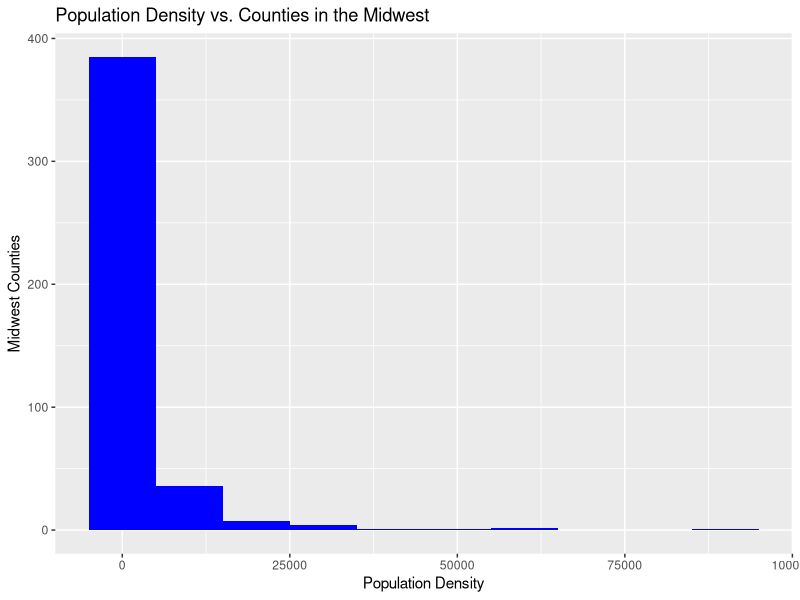
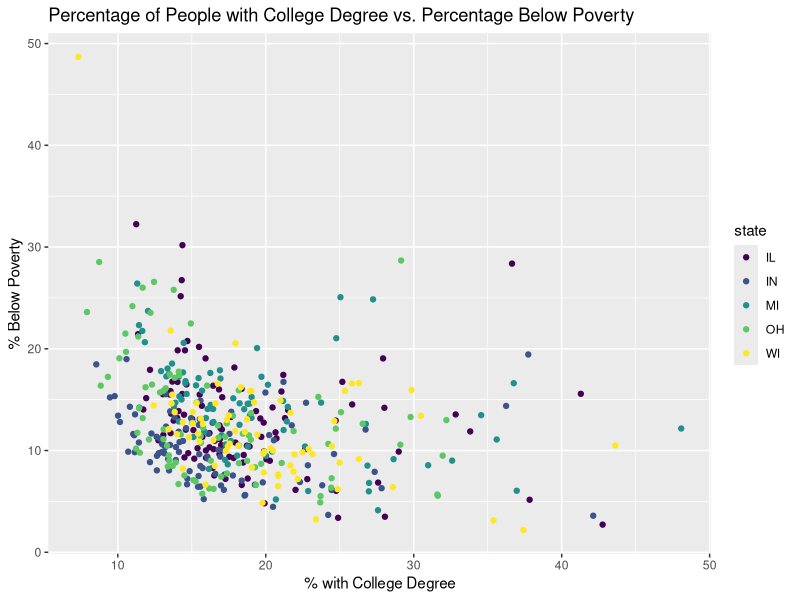
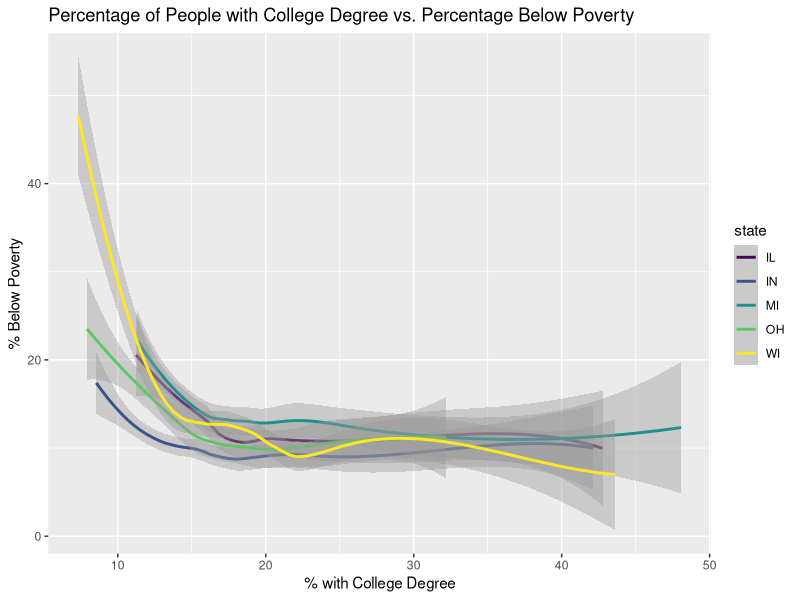

The R script that drew these images, in order:
## ---- chunk 1
#| label: load-packages
#| message: false

library(tidyverse)
library(viridis)
## ---- chunk 2
#population_density_histogram

ggplot(data = midwest,
       aes(x=popdensity)) + 
    geom_histogram(binwidth = 10000, fill = "blue") + labs(title= "Population Density vs. Counties in the Midwest",x= "Population Density",y="Midwest Counties")
## ---- chunk 3

#college_degree_vs_poverty_scatterplot

ggplot(data = midwest,
       aes(x=percollege, y = percbelowpoverty, color = state)) + 
    geom_point() + labs (title= "Percentage of People with College Degree vs. Percentage Below Poverty",x= "% with College Degree", y="% Below Poverty",legend = "State") + scale_colour_viridis_d()
## ---- chunk 4

#college_degree_vs_poverty_smooth_curve_fit

ggplot(data = midwest,
       aes(x=percollege, y = percbelowpoverty, color = state, se = FALSE)) + 
    geom_smooth() + labs (title= "Percentage of People with College Degree vs. Percentage Below Poverty",x= "% with College Degree", y="% Below Poverty",legend = "State") + scale_colour_viridis_d()
